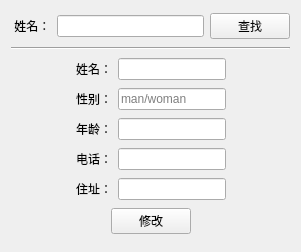
<?xml version="1.0" encoding="UTF-8"?>
<ui version="4.0">
 <class>changeperson</class>
 <widget class="QWidget" name="changeperson">
  <property name="geometry">
   <rect>
    <x>0</x>
    <y>0</y>
    <width>301</width>
    <height>252</height>
   </rect>
  </property>
  <property name="windowTitle">
   <string>Form</string>
  </property>
  <layout class="QGridLayout" name="gridLayout">
   <item row="0" column="0">
    <layout class="QHBoxLayout" name="horizontalLayout">
     <item>
      <widget class="QLabel" name="label">
       <property name="styleSheet">
        <string notr="true">font: 14pt &quot;Arial&quot;;</string>
       </property>
       <property name="text">
        <string> 姓名：</string>
       </property>
      </widget>
     </item>
     <item>
      <widget class="QLineEdit" name="lineEdit"/>
     </item>
     <item>
      <widget class="QPushButton" name="seek">
       <property name="text">
        <string>查找</string>
       </property>
      </widget>
     </item>
    </layout>
   </item>
   <item row="1" column="0">
    <widget class="Line" name="line">
     <property name="orientation">
      <enum>Qt::Horizontal</enum>
     </property>
    </widget>
   </item>
   <item row="2" column="0">
    <layout class="QHBoxLayout" name="horizontalLayout_2">
     <item>
      <spacer name="horizontalSpacer">
       <property name="orientation">
        <enum>Qt::Horizontal</enum>
       </property>
       <property name="sizeHint" stdset="0">
        <size>
         <width>40</width>
         <height>20</height>
        </size>
       </property>
      </spacer>
     </item>
     <item>
      <widget class="QLabel" name="label_6">
       <property name="text">
        <string>姓名：</string>
       </property>
      </widget>
     </item>
     <item>
      <widget class="QLineEdit" name="name"/>
     </item>
     <item>
      <spacer name="horizontalSpacer_12">
       <property name="orientation">
        <enum>Qt::Horizontal</enum>
       </property>
       <property name="sizeHint" stdset="0">
        <size>
         <width>40</width>
         <height>20</height>
        </size>
       </property>
      </spacer>
     </item>
    </layout>
   </item>
   <item row="3" column="0">
    <layout class="QHBoxLayout" name="horizontalLayout_3">
     <item>
      <spacer name="horizontalSpacer_3">
       <property name="orientation">
        <enum>Qt::Horizontal</enum>
       </property>
       <property name="sizeHint" stdset="0">
        <size>
         <width>40</width>
         <height>20</height>
        </size>
       </property>
      </spacer>
     </item>
     <item>
      <widget class="QLabel" name="label_2">
       <property name="text">
        <string>性别：</string>
       </property>
      </widget>
     </item>
     <item>
      <widget class="QLineEdit" name="sex">
       <property name="text">
        <string/>
       </property>
       <property name="placeholderText">
        <string>man/woman</string>
       </property>
      </widget>
     </item>
     <item>
      <spacer name="horizontalSpacer_6">
       <property name="orientation">
        <enum>Qt::Horizontal</enum>
       </property>
       <property name="sizeHint" stdset="0">
        <size>
         <width>40</width>
         <height>20</height>
        </size>
       </property>
      </spacer>
     </item>
    </layout>
   </item>
   <item row="4" column="0">
    <layout class="QHBoxLayout" name="horizontalLayout_4">
     <item>
      <spacer name="horizontalSpacer_4">
       <property name="orientation">
        <enum>Qt::Horizontal</enum>
       </property>
       <property name="sizeHint" stdset="0">
        <size>
         <width>40</width>
         <height>20</height>
        </size>
       </property>
      </spacer>
     </item>
     <item>
      <widget class="QLabel" name="label_3">
       <property name="text">
        <string>年龄：</string>
       </property>
      </widget>
     </item>
     <item>
      <widget class="QLineEdit" name="age"/>
     </item>
     <item>
      <spacer name="horizontalSpacer_10">
       <property name="orientation">
        <enum>Qt::Horizontal</enum>
       </property>
       <property name="sizeHint" stdset="0">
        <size>
         <width>40</width>
         <height>20</height>
        </size>
       </property>
      </spacer>
     </item>
    </layout>
   </item>
   <item row="5" column="0">
    <layout class="QHBoxLayout" name="horizontalLayout_5">
     <item>
      <spacer name="horizontalSpacer_5">
       <property name="orientation">
        <enum>Qt::Horizontal</enum>
       </property>
       <property name="sizeHint" stdset="0">
        <size>
         <width>40</width>
         <height>20</height>
        </size>
       </property>
      </spacer>
     </item>
     <item>
      <widget class="QLabel" name="label_4">
       <property name="text">
        <string>电话：</string>
       </property>
      </widget>
     </item>
     <item>
      <widget class="QLineEdit" name="phone"/>
     </item>
     <item>
      <spacer name="horizontalSpacer_9">
       <property name="orientation">
        <enum>Qt::Horizontal</enum>
       </property>
       <property name="sizeHint" stdset="0">
        <size>
         <width>40</width>
         <height>20</height>
        </size>
       </property>
      </spacer>
     </item>
    </layout>
   </item>
   <item row="6" column="0">
    <layout class="QHBoxLayout" name="horizontalLayout_6">
     <item>
      <spacer name="horizontalSpacer_7">
       <property name="orientation">
        <enum>Qt::Horizontal</enum>
       </property>
       <property name="sizeHint" stdset="0">
        <size>
         <width>40</width>
         <height>20</height>
        </size>
       </property>
      </spacer>
     </item>
     <item>
      <widget class="QLabel" name="label_5">
       <property name="text">
        <string>住址：</string>
       </property>
      </widget>
     </item>
     <item>
      <widget class="QLineEdit" name="address"/>
     </item>
     <item>
      <spacer name="horizontalSpacer_8">
       <property name="orientation">
        <enum>Qt::Horizontal</enum>
       </property>
       <property name="sizeHint" stdset="0">
        <size>
         <width>40</width>
         <height>20</height>
        </size>
       </property>
      </spacer>
     </item>
    </layout>
   </item>
   <item row="7" column="0">
    <layout class="QHBoxLayout" name="horizontalLayout_7">
     <item>
      <spacer name="horizontalSpacer_11">
       <property name="orientation">
        <enum>Qt::Horizontal</enum>
       </property>
       <property name="sizeHint" stdset="0">
        <size>
         <width>40</width>
         <height>20</height>
        </size>
       </property>
      </spacer>
     </item>
     <item>
      <widget class="QPushButton" name="change">
       <property name="text">
        <string>修改</string>
       </property>
      </widget>
     </item>
     <item>
      <spacer name="horizontalSpacer_2">
       <property name="orientation">
        <enum>Qt::Horizontal</enum>
       </property>
       <property name="sizeHint" stdset="0">
        <size>
         <width>40</width>
         <height>20</height>
        </size>
       </property>
      </spacer>
     </item>
    </layout>
   </item>
  </layout>
 </widget>
 <resources/>
 <connections/>
</ui>
